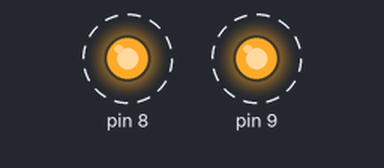
Recording of a sketch running on a simulated Arduino Uno, built with avr-gcc and run on an emulated ATmega328P. Shown: output pins drawn as LEDs (lit = HIGH). Dashed ring = blinking.

Above: at 0.15 s.
Timing chart, 0 to 3.0 s (numbered marks = the images above):
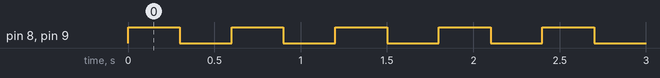

Measured:
- by itself, pin 8, pin 9: alternates HIGH for 0.30 s and LOW for 0.30 s

The sketch:

com.ino
```cpp
void setup() {
  pinMode(8, OUTPUT);
  pinMode(9, OUTPUT);
}

void loop() {
  digitalWrite(8, HIGH);
  digitalWrite(9, HIGH);
  delay(300);
  digitalWrite(8, LOW);
  digitalWrite(9, LOW);
  delay(300);
}
```
